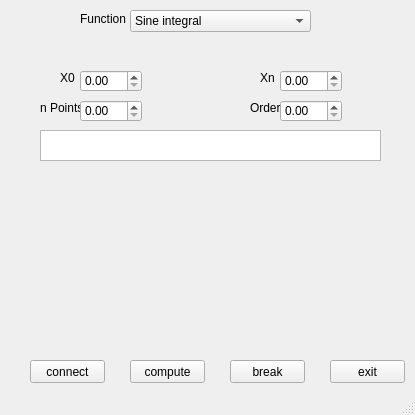
<?xml version="1.0" encoding="UTF-8"?>
<ui version="4.0">
 <class>MainWindow</class>
 <widget class="QMainWindow" name="MainWindow">
  <property name="geometry">
   <rect>
    <x>0</x>
    <y>0</y>
    <width>415</width>
    <height>415</height>
   </rect>
  </property>
  <property name="windowTitle">
   <string>MainWindow</string>
  </property>
  <widget class="QWidget" name="centralwidget">
   <widget class="QLabel" name="label">
    <property name="geometry">
     <rect>
      <x>80</x>
      <y>9</y>
      <width>47</width>
      <height>20</height>
     </rect>
    </property>
    <property name="text">
     <string>Function:</string>
    </property>
   </widget>
   <widget class="QLabel" name="label_2">
    <property name="geometry">
     <rect>
      <x>60</x>
      <y>70</y>
      <width>21</width>
      <height>16</height>
     </rect>
    </property>
    <property name="text">
     <string>X0</string>
    </property>
   </widget>
   <widget class="QLabel" name="label_3">
    <property name="geometry">
     <rect>
      <x>40</x>
      <y>100</y>
      <width>41</width>
      <height>16</height>
     </rect>
    </property>
    <property name="text">
     <string>n Points</string>
    </property>
   </widget>
   <widget class="QLabel" name="label_4">
    <property name="geometry">
     <rect>
      <x>260</x>
      <y>70</y>
      <width>21</width>
      <height>16</height>
     </rect>
    </property>
    <property name="text">
     <string>Xn</string>
    </property>
   </widget>
   <widget class="QLabel" name="label_5">
    <property name="geometry">
     <rect>
      <x>250</x>
      <y>100</y>
      <width>31</width>
      <height>16</height>
     </rect>
    </property>
    <property name="text">
     <string>Order</string>
    </property>
   </widget>
   <widget class="QTextEdit" name="textEdit_6">
    <property name="geometry">
     <rect>
      <x>40</x>
      <y>130</y>
      <width>341</width>
      <height>31</height>
     </rect>
    </property>
   </widget>
   <widget class="QComboBox" name="comboBox">
    <property name="geometry">
     <rect>
      <x>130</x>
      <y>10</y>
      <width>181</width>
      <height>22</height>
     </rect>
    </property>
    <item>
     <property name="text">
      <string>Sine integral</string>
     </property>
    </item>
    <item>
     <property name="text">
      <string>Cosine integral</string>
     </property>
    </item>
    <item>
     <property name="text">
      <string>Bessel function</string>
     </property>
    </item>
    <item>
     <property name="text">
      <string>Fresnel integral S</string>
     </property>
    </item>
    <item>
     <property name="text">
      <string>Fresnel integral C</string>
     </property>
    </item>
   </widget>
   <widget class="QPushButton" name="pushButton">
    <property name="geometry">
     <rect>
      <x>30</x>
      <y>360</y>
      <width>75</width>
      <height>23</height>
     </rect>
    </property>
    <property name="text">
     <string>connect</string>
    </property>
   </widget>
   <widget class="QPushButton" name="pushButton_2">
    <property name="geometry">
     <rect>
      <x>130</x>
      <y>360</y>
      <width>75</width>
      <height>23</height>
     </rect>
    </property>
    <property name="text">
     <string>compute</string>
    </property>
   </widget>
   <widget class="QPushButton" name="pushButton_3">
    <property name="geometry">
     <rect>
      <x>230</x>
      <y>360</y>
      <width>75</width>
      <height>23</height>
     </rect>
    </property>
    <property name="text">
     <string>break</string>
    </property>
   </widget>
   <widget class="QPushButton" name="pushButton_4">
    <property name="geometry">
     <rect>
      <x>330</x>
      <y>360</y>
      <width>75</width>
      <height>23</height>
     </rect>
    </property>
    <property name="text">
     <string>exit</string>
    </property>
   </widget>
   <widget class="QCustomPlot" name="customPlot" native="true">
    <property name="geometry">
     <rect>
      <x>40</x>
      <y>169</y>
      <width>341</width>
      <height>181</height>
     </rect>
    </property>
   </widget>
   <widget class="QDoubleSpinBox" name="x0">
    <property name="geometry">
     <rect>
      <x>80</x>
      <y>70</y>
      <width>62</width>
      <height>22</height>
     </rect>
    </property>
   </widget>
   <widget class="QDoubleSpinBox" name="xn">
    <property name="geometry">
     <rect>
      <x>280</x>
      <y>70</y>
      <width>62</width>
      <height>22</height>
     </rect>
    </property>
   </widget>
   <widget class="QDoubleSpinBox" name="ord">
    <property name="geometry">
     <rect>
      <x>280</x>
      <y>100</y>
      <width>62</width>
      <height>22</height>
     </rect>
    </property>
   </widget>
   <widget class="QDoubleSpinBox" name="np">
    <property name="geometry">
     <rect>
      <x>80</x>
      <y>100</y>
      <width>62</width>
      <height>22</height>
     </rect>
    </property>
   </widget>
  </widget>
  <widget class="QStatusBar" name="statusbar"/>
 </widget>
 <customwidgets>
  <customwidget>
   <class>QCustomPlot</class>
   <extends>QWidget</extends>
   <header>qcustomplot.h</header>
   <container>1</container>
  </customwidget>
 </customwidgets>
 <resources/>
 <connections/>
</ui>
